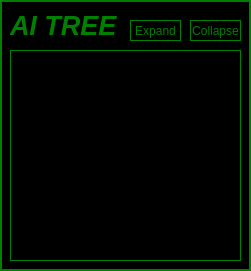
   <widget class="QWidget" name="treeWidget" native="true">
    <property name="geometry">
     <rect>
      <x>520</x>
      <y>320</y>
      <width>251</width>
      <height>271</height>
     </rect>
    </property>
    <property name="font">
     <font>
      <family>Arial</family>
     </font>
    </property>
    <property name="styleSheet">
     <string notr="true">border: 2px solid green;
background: black;
color: green</string>
    </property>
    <widget class="QLabel" name="treeLabel">
     <property name="geometry">
      <rect>
       <x>10</x>
       <y>10</y>
       <width>131</width>
       <height>31</height>
      </rect>
     </property>
     <property name="font">
      <font>
       <family>Arial</family>
       <pointsize>20</pointsize>
       <weight>75</weight>
       <italic>true</italic>
       <bold>true</bold>
       <underline>false</underline>
      </font>
     </property>
     <property name="styleSheet">
      <string notr="true">border: none; color: green;</string>
     </property>
     <property name="text">
      <string>AI TREE</string>
     </property>
    </widget>
    <widget class="QPushButton" name="reduceButton">
     <property name="geometry">
      <rect>
       <x>190</x>
       <y>20</y>
       <width>51</width>
       <height>21</height>
      </rect>
     </property>
     <property name="font">
      <font>
       <family>Arial</family>
      </font>
     </property>
     <property name="cursor">
      <cursorShape>PointingHandCursor</cursorShape>
     </property>
     <property name="styleSheet">
      <string notr="true">QPushButton {
	color:green;
border: 1px solid green;
}

QPushButton:hover {
	background:gray;
	color: black;
}</string>
     </property>
     <property name="text">
      <string>Collapse</string>
     </property>
    </widget>
    <widget class="QTreeWidget" name="tree">
     <property name="geometry">
      <rect>
       <x>10</x>
       <y>50</y>
       <width>231</width>
       <height>211</height>
      </rect>
     </property>
     <property name="font">
      <font>
       <pointsize>8</pointsize>
      </font>
     </property>
     <property name="cursor" stdset="0">
      <cursorShape>PointingHandCursor</cursorShape>
     </property>
     <property name="styleSheet">
      <string notr="true">QTreeView {
	border: 1px solid green;
}
QTreeView::item {
	color: green;
	background: black;
}
QTreeView::branch {
	background: black;
}
QTreeView::branch:has-siblings:!adjoins-item {
    border-image: url(&quot;vline.png&quot;) 0;
}
QTreeView::branch:has-siblings:adjoins-item {
    border-image: url(&quot;branch-more.png&quot;) 0;
}
QTreeView::branch:!has-children:!has-siblings:adjoins-item {
    border-image: url(&quot;branch-end.png&quot;) 0;
}
QTreeView::branch:has-children:!has-siblings:closed,
QTreeView::branch:closed:has-children:has-siblings {
    border-image: none;
	image: url(&quot;:/images/images/triangle_right.png&quot;);
}

QTreeView::branch:open:has-children:!has-siblings,
QTreeView::branch:open:has-children:has-siblings  {
    border-image: none;
	image: url(&quot;:/images/images/triangle_down.png&quot;);
}</string>
     </property>
     <property name="indentation">
      <number>15</number>
     </property>
     <property name="uniformRowHeights">
      <bool>true</bool>
     </property>
     <attribute name="headerVisible">
      <bool>false</bool>
     </attribute>
     <attribute name="headerCascadingSectionResizes">
      <bool>true</bool>
     </attribute>
     <column>
      <property name="text">
       <string>Minimax</string>
      </property>
     </column>
    </widget>
    <widget class="QPushButton" name="expandButton">
     <property name="geometry">
      <rect>
       <x>130</x>
       <y>20</y>
       <width>51</width>
       <height>21</height>
      </rect>
     </property>
     <property name="font">
      <font>
       <family>Arial</family>
      </font>
     </property>
     <property name="cursor">
      <cursorShape>PointingHandCursor</cursorShape>
     </property>
     <property name="styleSheet">
      <string notr="true">QPushButton {
	color:green;
border: 1px solid green;
}

QPushButton:hover {
	background:gray;
	color: black;
}</string>
     </property>
     <property name="text">
      <string>Expand</string>
     </property>
    </widget>
   </widget>
